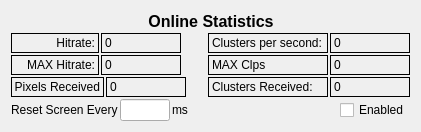
  <widget class="QWidget" name="verticalLayoutWidget_2">
   <property name="geometry">
    <rect>
     <x>350</x>
     <y>580</y>
     <width>421</width>
     <height>121</height>
    </rect>
   </property>
   <layout class="QVBoxLayout" name="ClusteringHitrate">
    <property name="spacing">
     <number>2</number>
    </property>
    <item>
     <layout class="QHBoxLayout" name="horizontalLayout_19">
      <property name="spacing">
       <number>2</number>
      </property>
      <property name="topMargin">
       <number>0</number>
      </property>
      <item>
       <spacer name="horizontalSpacer_7">
        <property name="orientation">
         <enum>Qt::Horizontal</enum>
        </property>
        <property name="sizeHint" stdset="0">
         <size>
          <width>40</width>
          <height>20</height>
         </size>
        </property>
       </spacer>
      </item>
      <item>
       <widget class="QLabel" name="label_7">
        <property name="minimumSize">
         <size>
          <width>100</width>
          <height>0</height>
         </size>
        </property>
        <property name="maximumSize">
         <size>
          <width>16777215</width>
          <height>20</height>
         </size>
        </property>
        <property name="font">
         <font>
          <pointsize>12</pointsize>
          <bold>true</bold>
         </font>
        </property>
        <property name="text">
         <string>Online Statistics</string>
        </property>
        <property name="alignment">
         <set>Qt::AlignCenter</set>
        </property>
       </widget>
      </item>
      <item>
       <spacer name="horizontalSpacer_8">
        <property name="orientation">
         <enum>Qt::Horizontal</enum>
        </property>
        <property name="sizeHint" stdset="0">
         <size>
          <width>40</width>
          <height>20</height>
         </size>
        </property>
       </spacer>
      </item>
     </layout>
    </item>
    <item>
     <layout class="QHBoxLayout" name="horizontalLayout_20">
      <item>
       <widget class="QLabel" name="label_12">
        <property name="minimumSize">
         <size>
          <width>88</width>
          <height>0</height>
         </size>
        </property>
        <property name="maximumSize">
         <size>
          <width>16777215</width>
          <height>30</height>
         </size>
        </property>
        <property name="layoutDirection">
         <enum>Qt::LeftToRight</enum>
        </property>
        <property name="autoFillBackground">
         <bool>false</bool>
        </property>
        <property name="frameShape">
         <enum>QFrame::Panel</enum>
        </property>
        <property name="text">
         <string>Hitrate:</string>
        </property>
        <property name="alignment">
         <set>Qt::AlignRight|Qt::AlignTrailing|Qt::AlignVCenter</set>
        </property>
       </widget>
      </item>
      <item>
       <widget class="QLabel" name="stats_hitrate">
        <property name="minimumSize">
         <size>
          <width>80</width>
          <height>0</height>
         </size>
        </property>
        <property name="maximumSize">
         <size>
          <width>80</width>
          <height>30</height>
         </size>
        </property>
        <property name="frameShape">
         <enum>QFrame::Panel</enum>
        </property>
        <property name="text">
         <string>0</string>
        </property>
       </widget>
      </item>
      <item>
       <spacer name="horizontalSpacer_9">
        <property name="orientation">
         <enum>Qt::Horizontal</enum>
        </property>
        <property name="sizeHint" stdset="0">
         <size>
          <width>40</width>
          <height>20</height>
         </size>
        </property>
       </spacer>
      </item>
      <item>
       <widget class="QLabel" name="label_13">
        <property name="minimumSize">
         <size>
          <width>120</width>
          <height>0</height>
         </size>
        </property>
        <property name="maximumSize">
         <size>
          <width>120</width>
          <height>30</height>
         </size>
        </property>
        <property name="frameShape">
         <enum>QFrame::Panel</enum>
        </property>
        <property name="text">
         <string>Clusters per second:</string>
        </property>
       </widget>
      </item>
      <item>
       <widget class="QLabel" name="stats_clusters_per_second">
        <property name="minimumSize">
         <size>
          <width>80</width>
          <height>0</height>
         </size>
        </property>
        <property name="maximumSize">
         <size>
          <width>80</width>
          <height>30</height>
         </size>
        </property>
        <property name="frameShape">
         <enum>QFrame::Panel</enum>
        </property>
        <property name="text">
         <string>0</string>
        </property>
       </widget>
      </item>
     </layout>
    </item>
    <item>
     <layout class="QHBoxLayout" name="horizontalLayout_25">
      <item>
       <widget class="QLabel" name="label_18">
        <property name="minimumSize">
         <size>
          <width>88</width>
          <height>0</height>
         </size>
        </property>
        <property name="maximumSize">
         <size>
          <width>16777215</width>
          <height>30</height>
         </size>
        </property>
        <property name="layoutDirection">
         <enum>Qt::LeftToRight</enum>
        </property>
        <property name="autoFillBackground">
         <bool>false</bool>
        </property>
        <property name="frameShape">
         <enum>QFrame::Panel</enum>
        </property>
        <property name="text">
         <string>MAX Hitrate:</string>
        </property>
        <property name="alignment">
         <set>Qt::AlignRight|Qt::AlignTrailing|Qt::AlignVCenter</set>
        </property>
       </widget>
      </item>
      <item>
       <widget class="QLabel" name="stats_hitrate_max">
        <property name="minimumSize">
         <size>
          <width>80</width>
          <height>0</height>
         </size>
        </property>
        <property name="maximumSize">
         <size>
          <width>80</width>
          <height>30</height>
         </size>
        </property>
        <property name="frameShape">
         <enum>QFrame::Panel</enum>
        </property>
        <property name="text">
         <string>0</string>
        </property>
       </widget>
      </item>
      <item>
       <spacer name="horizontalSpacer_13">
        <property name="orientation">
         <enum>Qt::Horizontal</enum>
        </property>
        <property name="sizeHint" stdset="0">
         <size>
          <width>40</width>
          <height>20</height>
         </size>
        </property>
       </spacer>
      </item>
      <item>
       <widget class="QLabel" name="label_19">
        <property name="minimumSize">
         <size>
          <width>120</width>
          <height>0</height>
         </size>
        </property>
        <property name="maximumSize">
         <size>
          <width>120</width>
          <height>30</height>
         </size>
        </property>
        <property name="frameShape">
         <enum>QFrame::Panel</enum>
        </property>
        <property name="text">
         <string>MAX Clps</string>
        </property>
       </widget>
      </item>
      <item>
       <widget class="QLabel" name="stats_clusters_per_second_max">
        <property name="minimumSize">
         <size>
          <width>80</width>
          <height>0</height>
         </size>
        </property>
        <property name="maximumSize">
         <size>
          <width>80</width>
          <height>30</height>
         </size>
        </property>
        <property name="frameShape">
         <enum>QFrame::Panel</enum>
        </property>
        <property name="text">
         <string>0</string>
        </property>
       </widget>
      </item>
     </layout>
    </item>
    <item>
     <layout class="QHBoxLayout" name="horizontalLayout_24">
      <item>
       <widget class="QLabel" name="label_14">
        <property name="minimumSize">
         <size>
          <width>50</width>
          <height>0</height>
         </size>
        </property>
        <property name="maximumSize">
         <size>
          <width>16777215</width>
          <height>30</height>
         </size>
        </property>
        <property name="layoutDirection">
         <enum>Qt::LeftToRight</enum>
        </property>
        <property name="autoFillBackground">
         <bool>false</bool>
        </property>
        <property name="frameShape">
         <enum>QFrame::Panel</enum>
        </property>
        <property name="text">
         <string>Pixels Received</string>
        </property>
        <property name="alignment">
         <set>Qt::AlignRight|Qt::AlignTrailing|Qt::AlignVCenter</set>
        </property>
       </widget>
      </item>
      <item>
       <widget class="QLabel" name="stats_pixels_received">
        <property name="minimumSize">
         <size>
          <width>80</width>
          <height>0</height>
         </size>
        </property>
        <property name="maximumSize">
         <size>
          <width>80</width>
          <height>30</height>
         </size>
        </property>
        <property name="frameShape">
         <enum>QFrame::Panel</enum>
        </property>
        <property name="text">
         <string>0</string>
        </property>
       </widget>
      </item>
      <item>
       <spacer name="horizontalSpacer_12">
        <property name="orientation">
         <enum>Qt::Horizontal</enum>
        </property>
        <property name="sizeHint" stdset="0">
         <size>
          <width>20</width>
          <height>20</height>
         </size>
        </property>
       </spacer>
      </item>
      <item>
       <widget class="QLabel" name="label_17">
        <property name="minimumSize">
         <size>
          <width>120</width>
          <height>0</height>
         </size>
        </property>
        <property name="maximumSize">
         <size>
          <width>120</width>
          <height>30</height>
         </size>
        </property>
        <property name="frameShape">
         <enum>QFrame::Panel</enum>
        </property>
        <property name="text">
         <string>Clusters Received:</string>
        </property>
       </widget>
      </item>
      <item>
       <widget class="QLabel" name="stats_clusters_received">
        <property name="minimumSize">
         <size>
          <width>80</width>
          <height>0</height>
         </size>
        </property>
        <property name="maximumSize">
         <size>
          <width>80</width>
          <height>30</height>
         </size>
        </property>
        <property name="frameShape">
         <enum>QFrame::Panel</enum>
        </property>
        <property name="text">
         <string>0</string>
        </property>
       </widget>
      </item>
     </layout>
    </item>
    <item>
     <layout class="QHBoxLayout" name="horizontalLayout_21">
      <item>
       <widget class="QLabel" name="label_15">
        <property name="text">
         <string>Reset Screen Every</string>
        </property>
       </widget>
      </item>
      <item>
       <widget class="QLineEdit" name="stats_reset_screen_seconds">
        <property name="maximumSize">
         <size>
          <width>50</width>
          <height>16777215</height>
         </size>
        </property>
       </widget>
      </item>
      <item>
       <widget class="QLabel" name="label_16">
        <property name="text">
         <string>ms</string>
        </property>
       </widget>
      </item>
      <item>
       <spacer name="horizontalSpacer_10">
        <property name="orientation">
         <enum>Qt::Horizontal</enum>
        </property>
        <property name="sizeHint" stdset="0">
         <size>
          <width>40</width>
          <height>20</height>
         </size>
        </property>
       </spacer>
      </item>
      <item>
       <widget class="QCheckBox" name="stats_reset_screen_enable">
        <property name="text">
         <string>Enabled</string>
        </property>
        <property name="checked">
         <bool>false</bool>
        </property>
       </widget>
      </item>
     </layout>
    </item>
   </layout>
  </widget>
